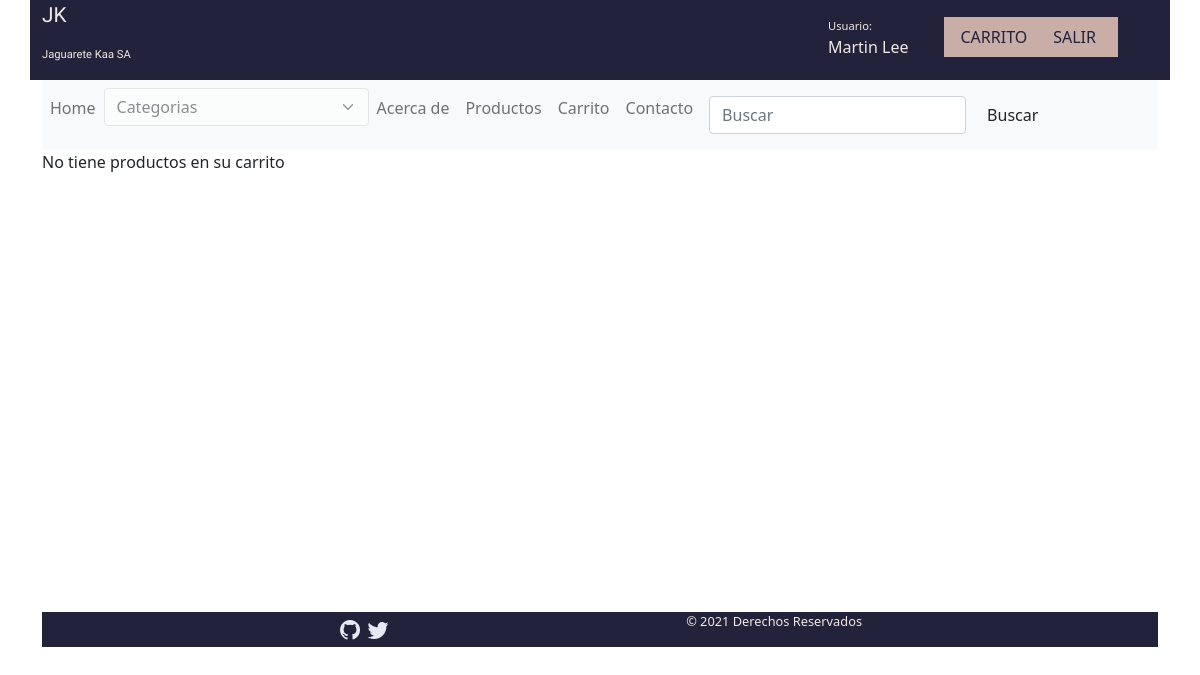
/carrito/ (signed in), run on an earlier commit of the app's database.
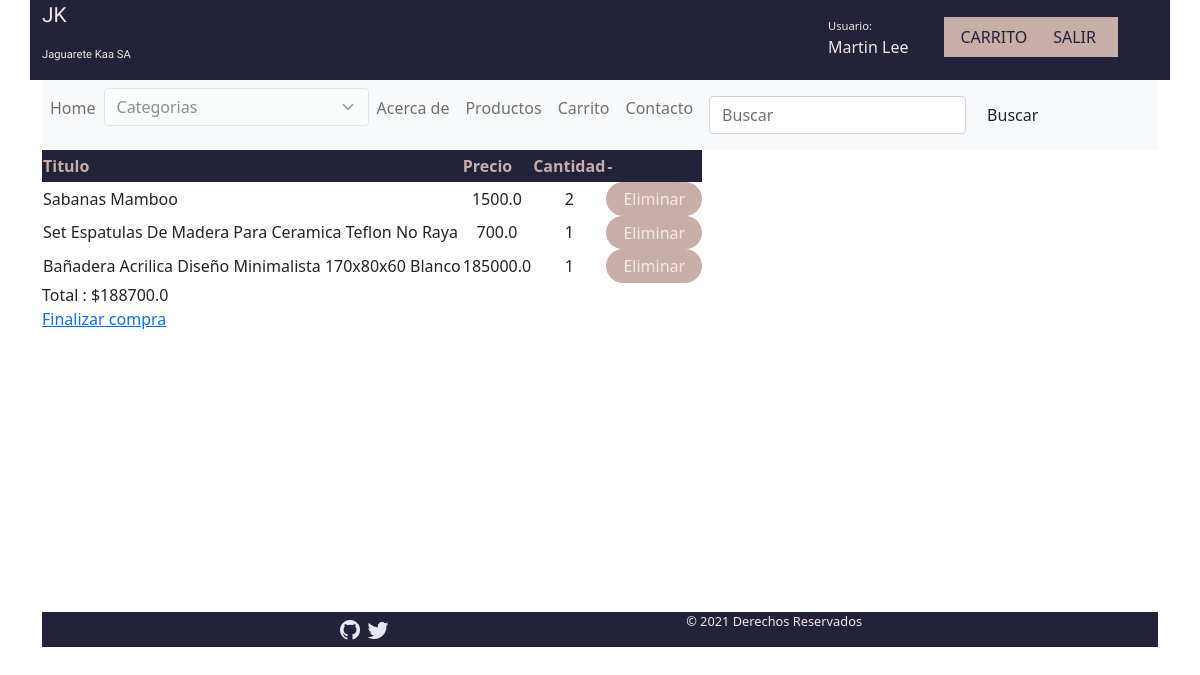
And on a later commit of the database.
### CARRITO/models.py (models this page shows, shortened)
class Carrito(models.Model):
    usuario = models.ForeignKey(User, on_delete=models.CASCADE, related_name='usuario')
    productos = models.ForeignKey(Producto, on_delete=models.CASCADE,related_name="carrito")
    cantidad =  models.IntegerField()
    class Meta:
        verbose_name='Carrito'

class Producto(models.Model):
    titulo =  models.CharField(max_length=100)
    imagenProducto =  models.ImageField(upload_to='productos',blank = True, null = True)
    descripcion = models.CharField(max_length=100)
    precio =  models.FloatField()
    categoria = models.ForeignKey(Categoria,on_delete= models.CASCADE, null=False)
    created =  models.DateTimeField(auto_now_add=True)
    updated =  models.DateTimeField(auto_now_add=True)

### CARRITO/views.py (the view)
# urls.py: path('carrito/', views.carrito, name='Carrito'),
@login_required(login_url='login')
def carrito(request):
    user = request.user
    id_user =  user.id
    productos =  Carrito.objects.filter(usuario_id = id_user)
    total = 0
    for p in productos:
        producto = Producto.objects.get(pk = p.productos_id)
        total = total + (producto.precio* p.cantidad)
    if request.user.is_authenticated:
        return render(request,"carrito/carrito.html",{'carrito': productos, 'vacio':'No tiene productos en su carrito', 'total':total})
    else:
        return render(request,"carrito/carrito.html", {'vacio': 'No tiene productos en su carrito'})

### CARRITO/context_processors.py (called while the page is built)
def extras(request):
    categorias =  Categoria.objects.all()
    return {'categorias':categorias}

### CARRITO/templates/carrito/carrito.html (shortened to what this page needs)
{% extends "layout.html" %}
{% block content %}
    {% if carrito %}
        <table>
            <tr class="row_tabla">
                <th class="head_tabla">Titulo</th>
                <th class="head_tabla">Precio</th>
                <th class="head_tabla">Cantidad</th>
                <th class="head_tabla">-</th>
            </tr>
        {% for producto in carrito %}
            <tr class="row_tabla">
                <td class="col_tabla titulo">{{producto.productos.titulo}}</td>
                <td class="col_tabla col_items precio">{{producto.productos.precio}}</td>
                <td class="col_tabla col_items cantidad">{{producto.cantidad}}</td>
                <td class="col_tabla col_items eliminar link_producto"><a class="link_producto" href="{% url 'EliminarDelCarrito' producto.productos.id %}">Eliminar</a></td>
            </tr>
            {% endfor %}
        </table>
            <div><span>Total : $</span>{{total}}</div>
            <div><a href="">Finalizar compra</a></div>
    {% else %}
      {{vacio}}
    {% endif %}
{%endblock%}

What changed in the data, as far as the page shows it:
added Carrito: productos.titulo "Sabanas Mamboo", productos.precio "1500.0", cantidad "2"
added Carrito: productos.titulo "Set Espatulas De Madera Para Ceramica Teflon No Raya", productos.precio "700.0", cantidad "1"
added Carrito: productos.titulo "Bañadera Acrilica Diseño Minimalista 170x80x60 Blanco", productos.precio "185000.0", cantidad "1"
Also different on the page:
{{ total }}: (not shown) → "188700.0"
{{ vacio }}: "No tiene productos en su carrito" → (not shown)
text now shown: "Titulo Precio Cantidad - Total : $ Finalizar compra"
